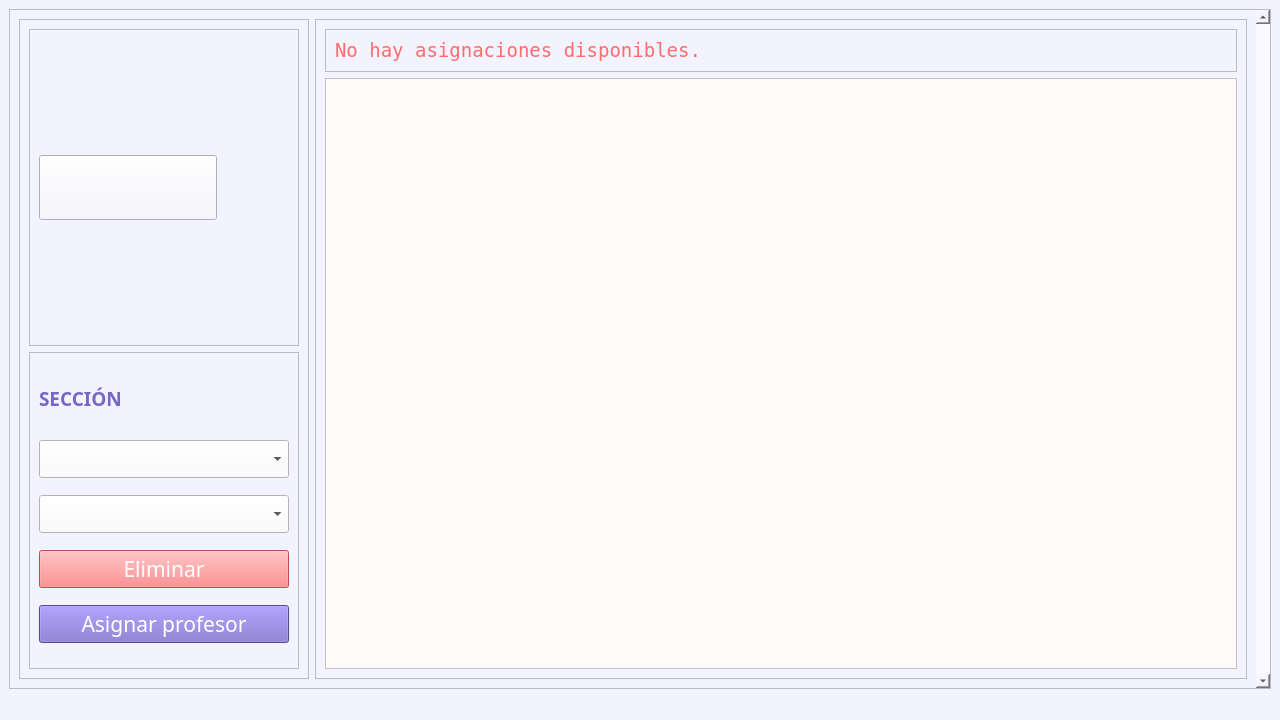
<?xml version="1.0" encoding="UTF-8"?>
<ui version="4.0">
 <class>SectionWindow</class>
 <widget class="QMainWindow" name="SectionWindow">
  <property name="geometry">
   <rect>
    <x>0</x>
    <y>0</y>
    <width>1280</width>
    <height>720</height>
   </rect>
  </property>
  <property name="minimumSize">
   <size>
    <width>0</width>
    <height>0</height>
   </size>
  </property>
  <property name="windowTitle">
   <string>Sección</string>
  </property>
  <property name="styleSheet">
   <string notr="true">background-color: rgb(243, 243, 255);</string>
  </property>
  <widget class="QWidget" name="centralwidget">
   <layout class="QVBoxLayout" name="verticalLayout_6">
    <item>
     <widget class="QScrollArea" name="scrollArea">
      <property name="verticalScrollBarPolicy">
       <enum>Qt::ScrollBarPolicy::ScrollBarAlwaysOn</enum>
      </property>
      <property name="widgetResizable">
       <bool>true</bool>
      </property>
      <widget class="QWidget" name="scrollAreaWidgetContents">
       <property name="geometry">
        <rect>
         <x>0</x>
         <y>0</y>
         <width>1246</width>
         <height>678</height>
        </rect>
       </property>
       <layout class="QHBoxLayout" name="horizontalLayout">
        <item>
         <widget class="QFrame" name="frame">
          <property name="maximumSize">
           <size>
            <width>300</width>
            <height>720</height>
           </size>
          </property>
          <property name="frameShape">
           <enum>QFrame::Shape::StyledPanel</enum>
          </property>
          <property name="frameShadow">
           <enum>QFrame::Shadow::Raised</enum>
          </property>
          <layout class="QVBoxLayout" name="verticalLayout_2">
           <item>
            <widget class="QFrame" name="frame_4">
             <property name="frameShape">
              <enum>QFrame::Shape::StyledPanel</enum>
             </property>
             <property name="frameShadow">
              <enum>QFrame::Shadow::Raised</enum>
             </property>
             <layout class="QVBoxLayout" name="verticalLayout_5">
              <item>
               <widget class="QPushButton" name="pushButton_menu">
                <property name="minimumSize">
                 <size>
                  <width>178</width>
                  <height>65</height>
                 </size>
                </property>
                <property name="maximumSize">
                 <size>
                  <width>178</width>
                  <height>65</height>
                 </size>
                </property>
                <property name="styleSheet">
                 <string notr="true">border-image: url(:/resources/images/logo.png);</string>
                </property>
                <property name="text">
                 <string/>
                </property>
               </widget>
              </item>
             </layout>
            </widget>
           </item>
           <item>
            <widget class="QFrame" name="frame_3">
             <property name="frameShape">
              <enum>QFrame::Shape::StyledPanel</enum>
             </property>
             <property name="frameShadow">
              <enum>QFrame::Shadow::Raised</enum>
             </property>
             <layout class="QVBoxLayout" name="verticalLayout">
              <item>
               <widget class="QLabel" name="label">
                <property name="enabled">
                 <bool>false</bool>
                </property>
                <property name="minimumSize">
                 <size>
                  <width>100</width>
                  <height>35</height>
                 </size>
                </property>
                <property name="maximumSize">
                 <size>
                  <width>300</width>
                  <height>50</height>
                 </size>
                </property>
                <property name="font">
                 <font>
                  <family>Montserrat</family>
                  <pointsize>14</pointsize>
                  <bold>true</bold>
                 </font>
                </property>
                <property name="styleSheet">
                 <string notr="true">color: rgb(119, 102, 198);
</string>
                </property>
                <property name="text">
                 <string>SECCIÓN</string>
                </property>
               </widget>
              </item>
              <item>
               <widget class="QComboBox" name="comboBox_semester">
                <property name="minimumSize">
                 <size>
                  <width>250</width>
                  <height>35</height>
                 </size>
                </property>
                <property name="font">
                 <font>
                  <family>Montserrat</family>
                  <pointsize>16</pointsize>
                 </font>
                </property>
                <property name="styleSheet">
                 <string notr="true">background-color: rgb(255, 250, 250);
color: rgb(0, 0, 0);</string>
                </property>
               </widget>
              </item>
              <item>
               <widget class="QComboBox" name="comboBox_option">
                <property name="minimumSize">
                 <size>
                  <width>250</width>
                  <height>35</height>
                 </size>
                </property>
                <property name="font">
                 <font>
                  <family>Montserrat</family>
                  <pointsize>16</pointsize>
                 </font>
                </property>
                <property name="styleSheet">
                 <string notr="true">background-color: rgb(255, 250, 250);
color: rgb(0, 0, 0);</string>
                </property>
               </widget>
              </item>
              <item>
               <widget class="QPushButton" name="pushButton_delete_section">
                <property name="minimumSize">
                 <size>
                  <width>250</width>
                  <height>35</height>
                 </size>
                </property>
                <property name="font">
                 <font>
                  <family>Montserrat</family>
                  <pointsize>16</pointsize>
                 </font>
                </property>
                <property name="styleSheet">
                 <string notr="true">background-color: rgb(255, 107, 108);
color: rgb(255, 255, 255);</string>
                </property>
                <property name="text">
                 <string>Eliminar</string>
                </property>
               </widget>
              </item>
              <item>
               <widget class="QPushButton" name="pushButton_assign_professor">
                <property name="font">
                 <font>
                  <family>Montserrat</family>
                  <pointsize>16</pointsize>
                 </font>
                </property>
                <property name="styleSheet">
                 <string notr="true">background-color: rgb(119, 102, 198);
color: rgb(255, 255, 255);</string>
                </property>
                <property name="text">
                 <string>Asignar profesor</string>
                </property>
               </widget>
              </item>
             </layout>
            </widget>
           </item>
          </layout>
         </widget>
        </item>
        <item>
         <widget class="QFrame" name="frame_2">
          <property name="styleSheet">
           <string notr="true"/>
          </property>
          <property name="frameShape">
           <enum>QFrame::Shape::StyledPanel</enum>
          </property>
          <property name="frameShadow">
           <enum>QFrame::Shadow::Raised</enum>
          </property>
          <layout class="QVBoxLayout" name="verticalLayout_4">
           <item>
            <widget class="QFrame" name="frame_5">
             <property name="frameShape">
              <enum>QFrame::Shape::StyledPanel</enum>
             </property>
             <property name="frameShadow">
              <enum>QFrame::Shadow::Raised</enum>
             </property>
             <layout class="QVBoxLayout" name="verticalLayout_3">
              <item>
               <widget class="QLabel" name="label_info">
                <property name="maximumSize">
                 <size>
                  <width>700</width>
                  <height>80</height>
                 </size>
                </property>
                <property name="font">
                 <font>
                  <family>DejaVu Sans Mono</family>
                  <pointsize>14</pointsize>
                 </font>
                </property>
                <property name="styleSheet">
                 <string notr="true">color: rgb(255, 107, 108);</string>
                </property>
                <property name="text">
                 <string>No hay asignaciones disponibles.</string>
                </property>
               </widget>
              </item>
             </layout>
            </widget>
           </item>
           <item>
            <widget class="QListWidget" name="listWidget">
             <property name="enabled">
              <bool>true</bool>
             </property>
             <property name="minimumSize">
              <size>
               <width>300</width>
               <height>280</height>
              </size>
             </property>
             <property name="maximumSize">
              <size>
               <width>1480</width>
               <height>1480</height>
              </size>
             </property>
             <property name="font">
              <font>
               <family>Montserrat</family>
               <pointsize>16</pointsize>
              </font>
             </property>
             <property name="styleSheet">
              <string notr="true">background-color: rgb(255, 250, 250);
color: rgb(0, 0, 0);</string>
             </property>
            </widget>
           </item>
          </layout>
         </widget>
        </item>
       </layout>
      </widget>
     </widget>
    </item>
   </layout>
  </widget>
  <widget class="QStatusBar" name="statusbar"/>
 </widget>
 <resources/>
 <connections/>
</ui>
